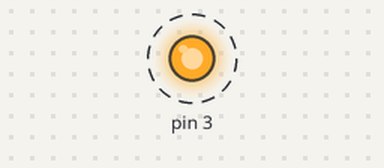
The sketch below on a simulated Arduino Mega 2560, built with avr-gcc and run on an emulated ATmega2560. On the bench: output pins drawn as LEDs (lit = HIGH). Dashed ring = blinking.

Above: at 0.5 s.
Timing chart, 0 to 4.6 s (numbered marks = the images above):
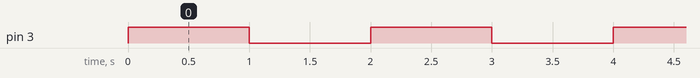

The sketch:

Blink.ino
```cpp
void setup() {
  // put your setup code here, to run once:
Serial1.begin(9600);
pinMode(3,OUTPUT);
}

void loop() {
  Serial1.println("Loop");
  // put your main code here, to run repeatedly:
 digitalWrite(3, HIGH);   // turn the LED on (HIGH is the voltage level)
  delay(1000);                       // wait for a second
  digitalWrite(3, LOW);    // turn the LED off by making the voltage LOW
  delay(1000);
}
```

Measured:
- by itself, pin 3: alternates HIGH for 1.0 s and LOW for 1.0 s
